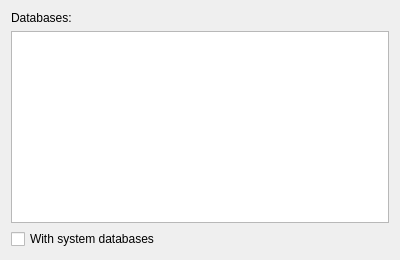
<?xml version="1.0" encoding="UTF-8"?>
<ui version="4.0">
 <class>BackupDatabaseWizardPage</class>
 <widget class="QWizardPage" name="BackupDatabaseWizardPage">
  <property name="geometry">
   <rect>
    <x>0</x>
    <y>0</y>
    <width>400</width>
    <height>260</height>
   </rect>
  </property>
  <layout class="QVBoxLayout" name="verticalLayout_2">
   <item>
    <layout class="QVBoxLayout" name="verticalLayout">
     <item>
      <widget class="QLabel" name="databasesL">
       <property name="text">
        <string>Databases:</string>
       </property>
      </widget>
     </item>
     <item>
      <widget class="QTreeView" name="databasesTV"/>
     </item>
    </layout>
   </item>
   <item>
    <widget class="QCheckBox" name="withSystemDatabasesChB">
     <property name="text">
      <string>With system databases</string>
     </property>
    </widget>
   </item>
  </layout>
 </widget>
 <layoutdefault spacing="6" margin="11"/>
 <resources/>
 <connections/>
</ui>
